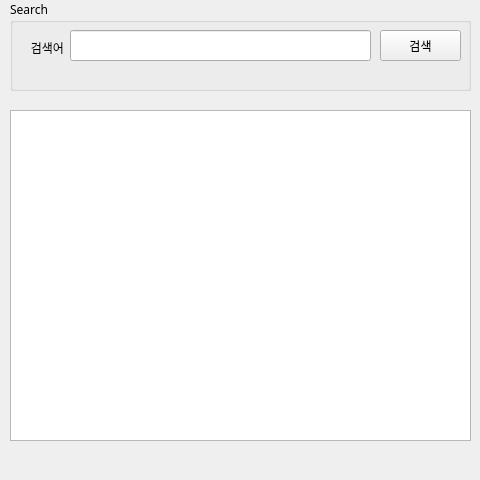
<?xml version="1.0" encoding="UTF-8"?>
<ui version="4.0">
 <class>Form</class>
 <widget class="QWidget" name="Form">
  <property name="geometry">
   <rect>
    <x>0</x>
    <y>0</y>
    <width>480</width>
    <height>480</height>
   </rect>
  </property>
  <property name="font">
   <font>
    <family>나눔고딕</family>
   </font>
  </property>
  <property name="windowTitle">
   <string>네이버뉴스 검색</string>
  </property>
  <property name="windowIcon">
   <iconset>
    <normaloff>naver_icon/naver_icon.png</normaloff>naver_icon/naver_icon.png</iconset>
  </property>
  <widget class="QGroupBox" name="groupBox">
   <property name="geometry">
    <rect>
     <x>10</x>
     <y>0</y>
     <width>461</width>
     <height>91</height>
    </rect>
   </property>
   <property name="title">
    <string>Search</string>
   </property>
   <widget class="QLabel" name="label">
    <property name="geometry">
     <rect>
      <x>-10</x>
      <y>40</y>
      <width>64</width>
      <height>15</height>
     </rect>
    </property>
    <property name="text">
     <string>검색어</string>
    </property>
    <property name="textFormat">
     <enum>Qt::AutoText</enum>
    </property>
    <property name="alignment">
     <set>Qt::AlignRight|Qt::AlignTrailing|Qt::AlignVCenter</set>
    </property>
   </widget>
   <widget class="QLineEdit" name="txtSearch">
    <property name="geometry">
     <rect>
      <x>60</x>
      <y>30</y>
      <width>301</width>
      <height>31</height>
     </rect>
    </property>
   </widget>
   <widget class="QPushButton" name="btrSearch">
    <property name="geometry">
     <rect>
      <x>370</x>
      <y>30</y>
      <width>81</width>
      <height>31</height>
     </rect>
    </property>
    <property name="text">
     <string>검색</string>
    </property>
   </widget>
  </widget>
  <widget class="QTableWidget" name="tblResult">
   <property name="geometry">
    <rect>
     <x>10</x>
     <y>110</y>
     <width>461</width>
     <height>331</height>
    </rect>
   </property>
  </widget>
 </widget>
 <resources/>
 <connections/>
</ui>
